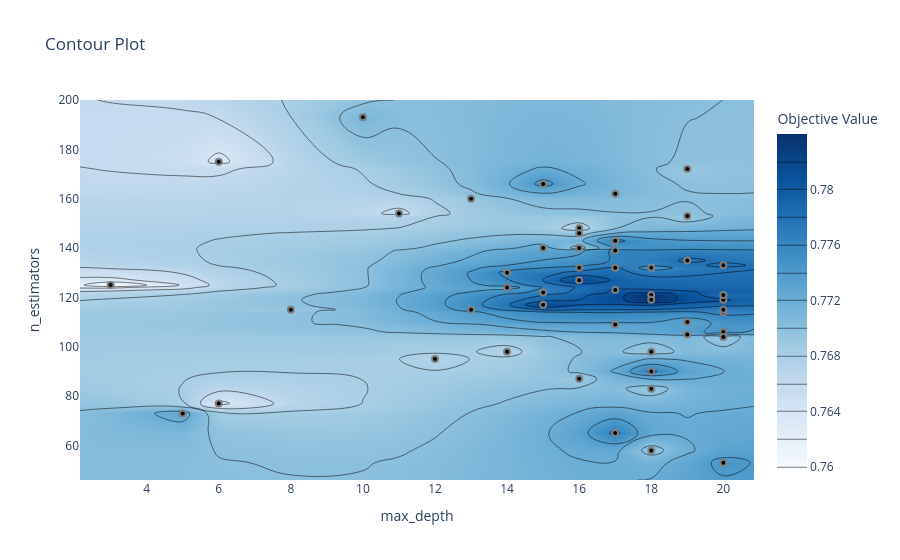

The notebook cell saved with this chart:
### Code cell
# 4. Contour Plot
plot_contour(study).show()

### Figure 1 — Plotly figure (JSON) as saved in the notebook; plotly's stock layout.template omitted (floating-point values rounded to 4 significant figures; data arrays with more than 128 entries replaced by an {"elided": "..."} marker saying what was removed)
{"data": [{"colorbar": {"title": {"text": "Objective Value"}}, "colorscale": [[0, "rgb(247,251,255)"], [0.125, "rgb(222,235,247)"], [0.25, "rgb(198,219,239)"], [0.375, "rgb(158,202,225)"], [0.5, "rgb(107,174,214)"], [0.625, "rgb(66,146,198)"], [0.75, "rgb(33,113,181)"], [0.875, "rgb(8,81,156)"], [1, "rgb(8,48,107)"]], "connectgaps": true, "contours": {"coloring": "heatmap"}, "hoverinfo": "none", "line": {"smoothing": 1.3}, "reversescale": false, "type": "contour", "x": [2.15, 3, 5, 6, 8, 10, 11, 12, 13, 14, 15, 16, 17, 18, 19, 20, 20.85], "y": [46, 53, 58, 65, 73, 77, 83, 87, 90, 95, 98, 104, 105, 106, 109, 110, 114, 115, 117, 119, 121, 122, 123, 124, 125, 127, 130, 132, 133, 135, 139, 140, 143, 146, 148, 153, 154, 160, 162, 166, 172, 175, 193, 200], "z": {"elided": "44x17 float values"}}, {"marker": {"color": "black", "line": {"color": "Gray", "width": 2}}, "mode": "markers", "name": "Feasible Trial", "showlegend": false, "type": "scatter", "x": [20, 13, 5, 18, 15, 20, 6, 6, 12, 8, 10, 20, 18, 16, 17, 16, 17, 14, 18, 11, 3, 19, 18, 20, 16, 14, 18, 19, 17, 20, 15, 20, 19, 20, 17, 19, 18, 15, 17, 17, 14, 20, 19, 16, 18, 17, 13, 16, 16, 15], "y": [106, 160, 73, 58, 140, 53, 175, 77, 95, 115, 193, 114, 121, 132, 132, 140, 162, 130, 90, 154, 125, 110, 98, 119, 148, 124, 83, 172, 143, 104, 122, 115, 105, 133, 139, 153, 132, 166, 123, 65, 98, 121, 135, 146, 119, 109, 115, 127, 87, 117]}, {"marker": {"color": "#cccccc", "line": {"color": "Gray", "width": 2}}, "mode": "markers", "name": "Infeasible Trial", "showlegend": false, "type": "scatter", "x": [], "y": []}], "layout": {"title": {"text": "Contour Plot"}, "xaxis": {"range": [2.15, 20.85], "title": {"text": "max_depth"}}, "yaxis": {"range": [46, 200], "title": {"text": "n_estimators"}}}}
